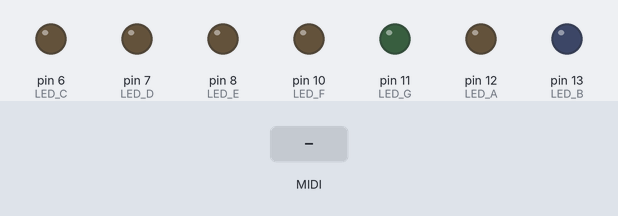
Simulated run of this sketch. Board: Arduino Uno, built with avr-gcc and run on an emulated ATmega328P. Shown: output pins drawn as LEDs (lit = HIGH). The test bench sets the inputs (shaded band). MIDI output is not drawn.

Above: at 1.2 s.
1.3 s: MIDI note 36 received
At 1.45 s:
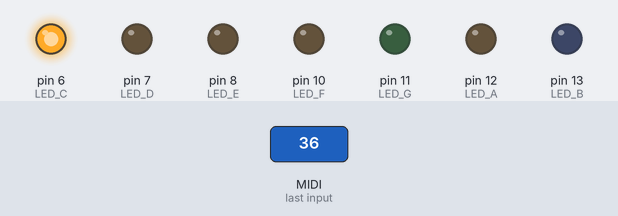
3.1 s: MIDI note 64 received
At 3.25 s:
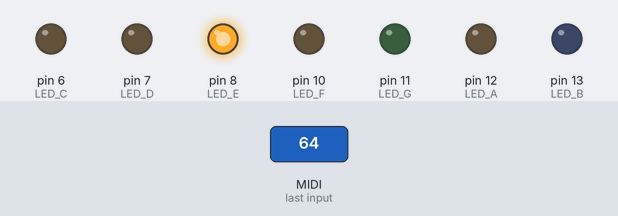
4.9 s: MIDI note 67 received
At 5.05 s:
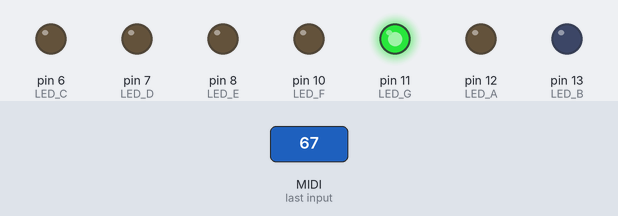
Timing chart, 0 to 7.9 s (numbered marks = the images above; inputs shaded):
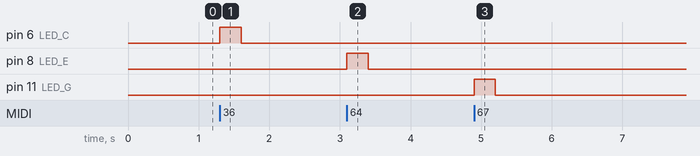

Measured:
- after the input at 1.3 s, pin 6 (LED_C): LOW → HIGH at once, → LOW 0.30 s later
- after the input at 3.1 s, pin 8 (LED_E): LOW → HIGH at once, → LOW 0.30 s later
- after the input at 4.9 s, pin 11 (LED_G): LOW → HIGH at once, → LOW 0.30 s later

The sketch:

midi_xmas_led.ino
```cpp
/*************************************************
   MIDI Christmas Tree LED

   Author: James Saunders
 *************************************************/

#include <MIDI.h>

// Created and binds the MIDI interface to the default hardware serial port
MIDI_CREATE_DEFAULT_INSTANCE();

#define LED_C 6
#define LED_D 7
#define LED_E 8
#define LED_F 10
#define LED_G 11
#define LED_A 12
#define LED_B 13

typedef struct {
  int midiNote;
  int led;
} MidiLed;

#define MIDI_G9  127
#define MIDI_F9  125
#define MIDI_E9  124
#define MIDI_D9  122
#define MIDI_C9  120
#define MIDI_B8  119
#define MIDI_A8  117
#define MIDI_G8  115
#define MIDI_F8  113
#define MIDI_E8  112
#define MIDI_D8  110
#define MIDI_C8  108
#define MIDI_B7  107
#define MIDI_A7  105
#define MIDI_G7  103
#define MIDI_F7  101
#define MIDI_E7  100
#define MIDI_D7  98
#define MIDI_C7  96
#define MIDI_B6  95
#define MIDI_A6  93
#define MIDI_G6  91
#define MIDI_F6  89
#define MIDI_E6  88
#define MIDI_D6  86
#define MIDI_C6  84
#define MIDI_B5  83
#define MIDI_A5  81
#define MIDI_G5  79
#define MIDI_F5  77
#define MIDI_E5  76
#define MIDI_D5  74
#define MIDI_C5  72
#define MIDI_B4  71
#define MIDI_A4  69
#define MIDI_G4  67
#define MIDI_F4  65
#define MIDI_E4  64
#define MIDI_D4  62
#define MIDI_C4  60
#define MIDI_B3  59
#define MIDI_A3  57
#define MIDI_G3  55
#define MIDI_F3  53
#define MIDI_E3  52
#define MIDI_D3  50
#define MIDI_C3  48
#define MIDI_B2  47
#define MIDI_A2  45
#define MIDI_G2  43
#define MIDI_F2  41
#define MIDI_E2  40
#define MIDI_D2  38
#define MIDI_C2  36
#define MIDI_B1  35
#define MIDI_A1  33
#define MIDI_G1  31
#define MIDI_F1  29
#define MIDI_E1  28
#define MIDI_D1  26
#define MIDI_C1  24
#define MIDI_B0  23
#define MIDI_A0  21

#define NUM_NOTES 63

MidiLed noteLookup[NUM_NOTES] = {
  {MIDI_G9,  LED_G},
  {MIDI_F9,  LED_F},
  {MIDI_E9,  LED_E},
  {MIDI_D9,  LED_D},
  {MIDI_C9,  LED_C},
  {MIDI_B8,  LED_B},
  {MIDI_A8,  LED_A},
  {MIDI_G8,  LED_G},
  {MIDI_F8,  LED_F},
  {MIDI_E8,  LED_E},
  {MIDI_D8,  LED_D},
  {MIDI_C8,  LED_C},
  {MIDI_B7,  LED_B},
  {MIDI_A7,  LED_A},
  {MIDI_G7,  LED_G},
  {MIDI_F7,  LED_F},
  {MIDI_E7,  LED_E},
  {MIDI_D7,  LED_D},
  {MIDI_C7,  LED_C},
  {MIDI_B6,  LED_B},
  {MIDI_A6,  LED_A},
  {MIDI_G6,  LED_G},
  {MIDI_F6,  LED_F},
  {MIDI_E6,  LED_E},
  {MIDI_D6,  LED_D},
  {MIDI_C6,  LED_C},
  {MIDI_B5,  LED_B},
  {MIDI_A5,  LED_A},
  {MIDI_G5,  LED_G},
  {MIDI_F5,  LED_F},
  {MIDI_E5,  LED_E},
  {MIDI_D5,  LED_D},
  {MIDI_C5,  LED_C},
  {MIDI_B4,  LED_B},
  {MIDI_A4,  LED_A},
  {MIDI_G4,  LED_G},
  {MIDI_F4,  LED_F},
  {MIDI_E4,  LED_E},
  {MIDI_D4,  LED_D},
  {MIDI_C4,  LED_C},
  {MIDI_B3,  LED_B},
  {MIDI_A3,  LED_A},
  {MIDI_G3,  LED_G},
  {MIDI_F3,  LED_F},
  {MIDI_E3,  LED_E},
  {MIDI_D3,  LED_D},
  {MIDI_C3,  LED_C},
  {MIDI_B2,  LED_B},
  {MIDI_A2,  LED_A},
  {MIDI_G2,  LED_G},
  {MIDI_F2,  LED_F},
  {MIDI_E2,  LED_E},
  {MIDI_D2,  LED_D},
  {MIDI_C2,  LED_C},
  {MIDI_B1,  LED_B},
  {MIDI_A1,  LED_A},
  {MIDI_G1,  LED_G},
  {MIDI_F1,  LED_F},
  {MIDI_E1,  LED_E},
  {MIDI_D1,  LED_D},
  {MIDI_C1,  LED_C},
  {MIDI_B0,  LED_B},
  {MIDI_A0,  LED_A}
};

MidiLed ledFromMidiNote(int midiNote) {
  for (int i = 0; i < NUM_NOTES; i++) {
    if (noteLookup[i].midiNote == midiNote) {
      return noteLookup[i];
    }
  }

  return {midiNote, LED_F};
}

void setup() {
  // Initialize LEDs
  pinMode(LED_A, OUTPUT);
  pinMode(LED_B, OUTPUT);
  pinMode(LED_C, OUTPUT);
  pinMode(LED_D, OUTPUT);
  pinMode(LED_E, OUTPUT);
  pinMode(LED_F, OUTPUT);
  pinMode(LED_G, OUTPUT);

  // Initialize the MIDI Library
  MIDI.begin(MIDI_CHANNEL_OMNI);

  MIDI.setHandleNoteOn(handleNoteOn);
  MIDI.setHandleNoteOff(handleNoteOff);
}

void loop() {
  MIDI.read();
}

void handleNoteOn(byte channel, byte midiNote, byte velocity) {
  int led = ledFromMidiNote(midiNote).led;
  digitalWrite(led, HIGH);
}

void handleNoteOff(byte channel, byte midiNote, byte velocity) {
  int led = ledFromMidiNote(midiNote).led;
  digitalWrite(led, LOW);
}
```
